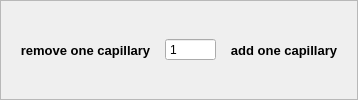
       <widget class="QFrame" name="frame">
        <property name="sizePolicy">
         <sizepolicy hsizetype="Minimum" vsizetype="Fixed">
          <horstretch>0</horstretch>
          <verstretch>0</verstretch>
         </sizepolicy>
        </property>
        <property name="frameShape">
         <enum>QFrame::StyledPanel</enum>
        </property>
        <property name="frameShadow">
         <enum>QFrame::Plain</enum>
        </property>
        <layout class="QHBoxLayout" name="horizontalLayout_3">
         <property name="sizeConstraint">
          <enum>QLayout::SetDefaultConstraint</enum>
         </property>
         <item>
          <widget class="QToolButton" name="toolButtonRemoveCapillary">
           <property name="sizePolicy">
            <sizepolicy hsizetype="Preferred" vsizetype="Fixed">
             <horstretch>0</horstretch>
             <verstretch>0</verstretch>
            </sizepolicy>
           </property>
           <property name="font">
            <font>
             <pointsize>10</pointsize>
             <weight>75</weight>
             <bold>true</bold>
            </font>
           </property>
           <property name="layoutDirection">
            <enum>Qt::RightToLeft</enum>
           </property>
           <property name="text">
            <string>remove one capillary</string>
           </property>
           <property name="icon">
            <iconset resource="res.qrc">
             <normaloff>:/images/remove</normaloff>:/images/remove</iconset>
           </property>
           <property name="iconSize">
            <size>
             <width>32</width>
             <height>32</height>
            </size>
           </property>
           <property name="toolButtonStyle">
            <enum>Qt::ToolButtonTextBesideIcon</enum>
           </property>
           <property name="autoRaise">
            <bool>true</bool>
           </property>
          </widget>
         </item>
         <item>
          <widget class="QSpinBox" name="spinBoxCountCapillaries">
           <property name="enabled">
            <bool>true</bool>
           </property>
           <property name="wrapping">
            <bool>false</bool>
           </property>
           <property name="readOnly">
            <bool>true</bool>
           </property>
           <property name="buttonSymbols">
            <enum>QAbstractSpinBox::NoButtons</enum>
           </property>
           <property name="minimum">
            <number>1</number>
           </property>
           <property name="maximum">
            <number>999999999</number>
           </property>
           <property name="value">
            <number>1</number>
           </property>
          </widget>
         </item>
         <item>
          <widget class="QToolButton" name="toolButtonAddCapillary">
           <property name="sizePolicy">
            <sizepolicy hsizetype="Preferred" vsizetype="Fixed">
             <horstretch>0</horstretch>
             <verstretch>0</verstretch>
            </sizepolicy>
           </property>
           <property name="font">
            <font>
             <pointsize>10</pointsize>
             <weight>75</weight>
             <bold>true</bold>
            </font>
           </property>
           <property name="text">
            <string>add one capillary</string>
           </property>
           <property name="icon">
            <iconset resource="res.qrc">
             <normaloff>:/images/add</normaloff>:/images/add</iconset>
           </property>
           <property name="iconSize">
            <size>
             <width>32</width>
             <height>32</height>
            </size>
           </property>
           <property name="popupMode">
            <enum>QToolButton::DelayedPopup</enum>
           </property>
           <property name="toolButtonStyle">
            <enum>Qt::ToolButtonTextBesideIcon</enum>
           </property>
           <property name="autoRaise">
            <bool>true</bool>
           </property>
          </widget>
         </item>
        </layout>
       </widget>
